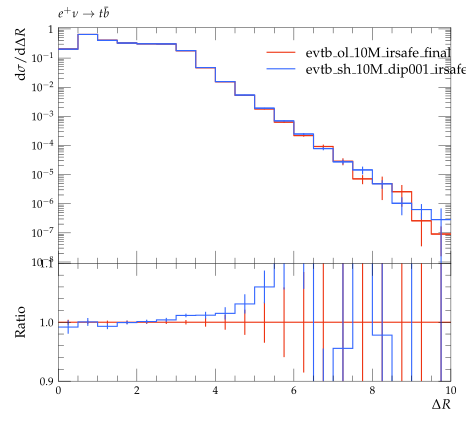

The script that saved this image:
#! /usr/bin/env python

# This Python script was auto-generated using YODA v2.0.0.
# Analysis object: /evtb/inc_jbjg_dr
# Timestamp: 16-04-2024 (13:49:16)

import matplotlib as mpl
import matplotlib.pyplot as plt
mpl.use('Agg') # comment out for interactive use
import os
import numpy as np

plotDir = os.path.split(os.path.realpath(__file__))[0]
if 'YODA_USER_PLOT_PATH' in globals():
    plot_outdir = globals()['YODA_USER_PLOT_PATH']
else:
    plot_outdir = plotDir

#plot style
plt.style.use(os.path.join(plotDir, '../default.mplstyle'))
# plot metadata
figW, figH = plt.rcParams['figure.figsize']
ax_xLabel = r'$\Delta R$'
ax_yLabel = r'$\mathrm{d}\sigma / \mathrm{d} \Delta R$ '
ax_title  = r'$e^+ \nu \to t \bar b$'
ax_xScale = 'linear'
ax_yScale = 'log'
xLims = (0.0, 10.0)
yLims = (9.000000000000001e-09, 1.1)

# TeX-friendly labels for the legend
labels = [ r"evtb\_ol\_10M\_irsafe\_final", r"evtb\_sh\_10M\_VIRS\_dip001\_irsafe\_final" ]

# Create figure and axis objects
fig, (ax, ratio0_ax) = plt.subplots(2, 1, sharex=True,
                  figsize=(figW,figH), gridspec_kw={'height_ratios': (2, 1)})
ratio0_ax.yaxis.set_major_locator(mpl.ticker.MultipleLocator(0.1))
ratio0_ax.set_ylim(0.9, 1.1)
ratio0_ax.set_ylabel('Ratio')

# LineColor map: curve index -> color
linecolors = {0: '#EE3311', 1: '#3366FF'}
# the numerical data is stored in a separate file
dataf = dict()
prefix = os.path.split(__file__)[0]
if prefix:    prefix = prefix + '/'
exec(open(prefix+'inc_jbjg_dr__data.py').read(), dataf)


legend_handles = [] # keep track of handles for the legend

# style options for curves
# starts at zorder>=5 to draw curve on top of legend
styles = {
  'curve0': {
    'color' : linecolors[0],
    'linestyle' : '-',
    'marker' : 'o',
    'zorder' : 5,
    'histstyle' : True,
  },
  'curve1': {
    'color' : linecolors[1],
    'linestyle' : '-',
    'marker' : 'o',
    'zorder' : 6,
    'histstyle' : True,
  },
}
# curve from input yoda files in main panel
for label in dataf['yvals'].keys():
    if all(np.isnan(v) for v in dataf['yvals'][label]):
        continue
    tmp = None
    if styles[label]['histstyle']: # draw as histogram
        tmp, = ax.plot(dataf['xedges'], dataf['yedges'][label],
                       color=styles[label]['color'],
                       linestyle=styles[label]['linestyle'],
                       drawstyle='steps-pre', solid_joinstyle='miter',
                       zorder=styles[label]['zorder'], label=label)
        ax.errorbar(dataf['xpoints'], dataf['yvals'][label], color=styles[label]['color'],
                    xerr=dataf['xerrs'], yerr=[dataf['ydowns'][label], dataf['yups'][label]],
                    linestyle='none', zorder=styles[label]['zorder'])
    else: # draw as scatter
        tmp = ax.errorbar(dataf['xpoints'], dataf['yvals'][label],
                          xerr=dataf['xerrs'],
                          yerr=[ dataf['ydowns'][label],
                          dataf['yups'][label] ],
                          fmt=styles[label]['marker'],
                          ecolor=styles[label]['color'],
                          color=styles[label]['color'], zorder=2)
        tmp[-1][0].set_linestyle(styles[label]['linestyle'])
    legend_handles += [tmp]
    for varLabel in dataf['variation_yvals'].keys():
        if varLabel.startswith(label):
            tmp, = ax.plot(dataf['xedges'], dataf['variation_yvals'][varLabel],
                           color=styles[label]['color'],
                           linestyle=styles[label]['linestyle'],
                           drawstyle='steps-pre', solid_joinstyle='miter',
                           zorder=styles[label]['zorder'], alpha=0.5)


# plots on ratio panel
# curve from input yoda files in ratio panel
for label, yvals in dataf['ratio0_yvals'].items():
    if all(np.isnan(v) for v in yvals):
        continue
    if styles[label]['histstyle']: # plot as histogram
        ratio0_ax.plot(dataf['xedges'], yvals,
                       color=styles[label]['color'],
                       linestyle=styles[label]['linestyle'],
                       drawstyle='steps-pre', zorder=1,
                       solid_joinstyle='miter')
        ratio0_ax.vlines(dataf['xpoints'],
                         dataf['ratio0_ymin'][label],
                         dataf['ratio0_ymax'][label],
                         color=styles[label]['color'], zorder=1)
    else: # plot as scatter
        tmp = ratio0_ax.errorbar(dataf['xpoints'],
                                 yvals, xerr=dataf['xerrs'],
                                 yerr=dataf['ratio0_yerrs'][label],
                                 fmt=styles[label]['marker'],
                                 ecolor=styles[label]['color'],
                                 color=styles[label]['color'])
        tmp[-1][0].set_linestyle(styles[label]['linestyle'])

    for varlabel in dataf['ratio0_variation_vals'].keys():
        if varlabel.startswith(label):
            ratio0_ax.plot(dataf['xedges'],
                            dataf['ratio0_variation_vals'][varlabel],
                            color=styles[label]['color'],
                            linestyle=styles[label]['linestyle'],
                            drawstyle='steps-pre', solid_joinstyle='miter',
                            zorder=1, alpha=0.5)

legend_pos = (0.5, 0.97)
ax.legend(legend_handles, labels, loc='upper left', bbox_to_anchor=legend_pos)

# set plot metadata as defined above
ratio0_ax.set_xlabel(ax_xLabel)
ratio0_ax.xaxis.set_label_coords(1., -.15)
ax.set_ylabel(ax_yLabel, loc='top')
ax.set_title(ax_title, loc='left')
ax.set_xscale(ax_xScale)
ax.set_yscale(ax_yScale)
ax.set_xlim(xLims)
ax.set_ylim(yLims)

# tick formatting
plt.rcParams['xtick.top'] = True
plt.rcParams['ytick.right'] = True
ax.yaxis.set_major_locator(mpl.ticker.LogLocator(base=10.0, numticks=np.inf))
ax.yaxis.set_minor_locator(mpl.ticker.LogLocator(
                           base=10.0, subs=np.arange(0.1, 1, 0.1), numticks=np.inf))
fig.align_ylabels((ax, ratio0_ax))
plt.savefig(os.path.join(plot_outdir, 'inc_jbjg_dr.pdf'), format='PDF')
plt.savefig(os.path.join(plot_outdir, 'inc_jbjg_dr.png'), format='PNG')

plt.close(fig)
